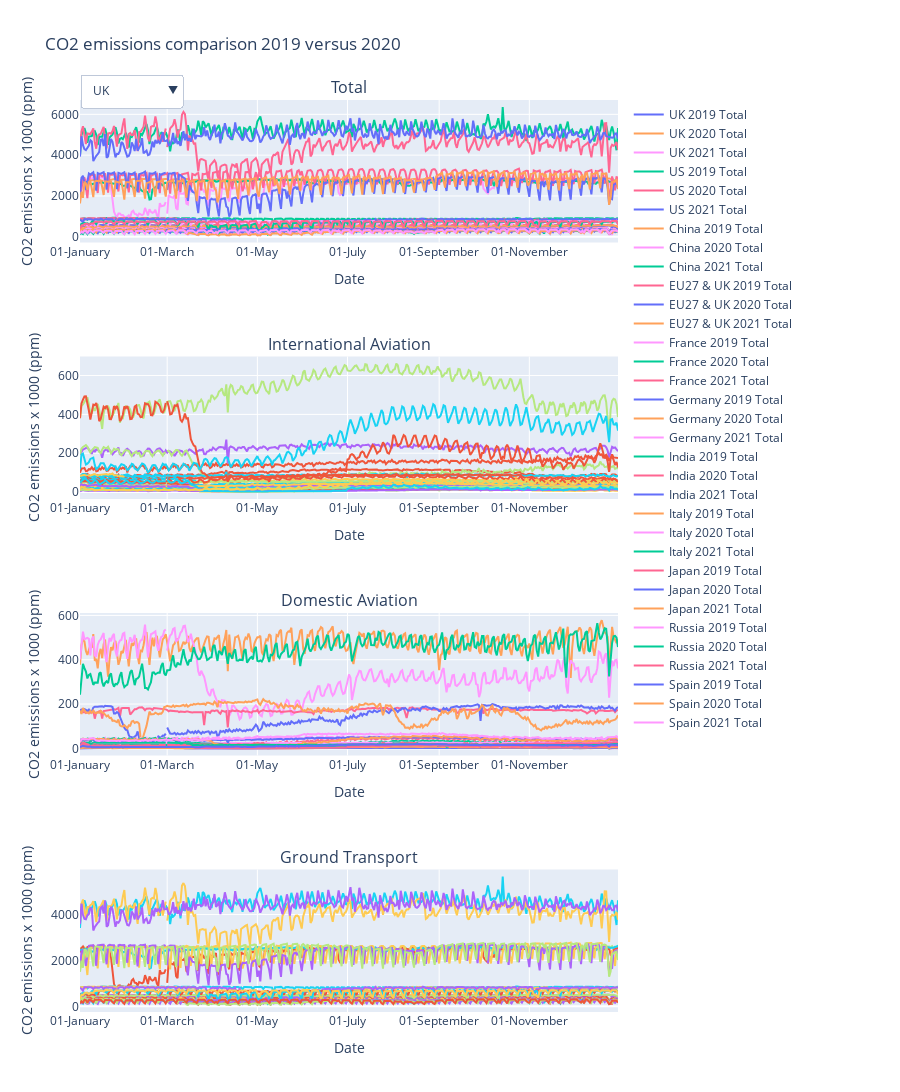

The cell this chart's notebook holds for it:
### Markdown cell above
Create figure met lines

### Code cell
fig = make_subplots(rows = 4, 
                    cols = 1,
                    subplot_titles = ('Total', 'International Aviation', 'Domestic Aviation', 'Ground Transport'))

# add traces for every combination of country, sector and year.

for k in Countries:
    for i in Years:
        z = Transport_Total[(Transport_Total.country == k) & (Transport_Total.year == i)]
        Int_Av = Transport_Sector[(Transport_Sector.country == k) & (Transport_Sector.year == i) & (Transport_Sector.sector == 'International Aviation')]
        Do_Av = Transport_Sector[(Transport_Sector.country == k) & (Transport_Sector.year == i) & (Transport_Sector.sector == 'Domestic Aviation')]
        Gr_Trans = Transport_Sector[(Transport_Sector.country == k) & (Transport_Sector.year == i) & (Transport_Sector.sector == 'Ground Transport')]
        lop = fig.add_traces(
                    [
                    go.Scatter(x=list(z.Date2),
                        y=list(z.co2),
                        name= k + ' ' + i + ' ' + 'Total',
                        visible = True,
                        legendgroup = 1),        
                    go.Scatter(x=list(Int_Av.Date2),
                            y=list(Int_Av.co2),
                            name= k + ' ' + i + ' ' + 'International Aviation',
                            visible = True,
                            legendgroup = 2),
                    go.Scatter(x=list(Do_Av.Date2),
                            y=list(Do_Av.co2),
                            name= k + ' ' + i + ' ' + 'Domestic Aviation',
                            visible = True,
                            legendgroup = 3),
                    go.Scatter(x=list(Gr_Trans.Date2),
                            y=list(Gr_Trans.co2),
                            name= k + ' ' + i + ' ' + 'Ground Transport',
                            visible = True,
                            legendgroup = 4)]
                , rows=list(range(1,5)), cols=[1,1,1,1]
                )

# create dropdown menu

list_updatemenus = []

for n, country in enumerate(Countries):
    visible = 4*[False] * len(Years) * len(Countries)
    try:
        for x in range(4*len(Years)):
            visible[4*len(Years)*n + x] = True
    except IndexError:
        continue
    temp_dict = dict(label = str(country),
                 method = 'update',
                 args = [{'visible': visible},
                         {'title': ('CO2 emissions comparison 2019 versus 2020 by sector in %s'% country)}])
    list_updatemenus.append(temp_dict)

fig.update_layout(updatemenus=list([dict(buttons= list_updatemenus)]))

# location of dropdown menu on plot

fig.update_layout(
    updatemenus=[
        dict(
            direction="down",
            pad={"r": 10, "t": 10},
            showactive=True,
            x=0,
            xanchor="left",
            y=1.04,
            yanchor="top"
        ),
    ]
)

# add height, title, labels etc. to figure

fig.update_layout(
    height = 1600,
    title_text = 'CO2 emissions comparison 2019 versus 2020',
    
    xaxis1_title = 'Date',
    xaxis2_title = 'Date',
    xaxis3_title = 'Date',
    xaxis4_title = 'Date',
    yaxis1_title = 'CO2 emissions x 1000 (ppm)',
    yaxis2_title = 'CO2 emissions x 1000 (ppm)',
    yaxis3_title = 'CO2 emissions x 1000 (ppm)',
    yaxis4_title = 'CO2 emissions x 1000 (ppm)',
    
    xaxis=dict(tickformat="%d-%B"),
                 xaxis2=dict(tickformat="%d-%B"),
                 xaxis3=dict(tickformat="%d-%B"),
                 xaxis4=dict(tickformat="%d-%B"),
    hovermode = 'x unified',
    legend_tracegroupgap = 340,
    )

# show figure
fig.show()

### Figure 1 — Plotly figure (JSON) as saved in the notebook; plotly's stock layout.template omitted (floating-point values rounded to 4 significant figures; data arrays with more than 128 entries replaced by an {"elided": "..."} marker saying what was removed)
{"data": [{"legendgroup": "1", "name": "UK 2019 Total", "type": "scatter", "visible": true, "x": {"elided": "365 str values"}, "xaxis": "x", "y": {"elided": "365 float values"}, "yaxis": "y"}, {"legendgroup": "2", "name": "UK 2019 International Aviation", "type": "scatter", "visible": true, "x": {"elided": "365 str values"}, "xaxis": "x2", "y": {"elided": "365 float values"}, "yaxis": "y2"}, {"legendgroup": "3", "name": "UK 2019 Domestic Aviation", "type": "scatter", "visible": true, "x": {"elided": "365 str values"}, "xaxis": "x3", "y": {"elided": "365 float values"}, "yaxis": "y3"}, {"legendgroup": "4", "name": "UK 2019 Ground Transport", "type": "scatter", "visible": true, "x": {"elided": "365 str values"}, "xaxis": "x4", "y": {"elided": "365 float values"}, "yaxis": "y4"}, {"legendgroup": "1", "name": "UK 2020 Total", "type": "scatter", "visible": true, "x": {"elided": "366 str values"}, "xaxis": "x", "y": {"elided": "366 float values"}, "yaxis": "y"}, {"legendgroup": "2", "name": "UK 2020 International Aviation", "type": "scatter", "visible": true, "x": {"elided": "366 str values"}, "xaxis": "x2", "y": {"elided": "366 float values"}, "yaxis": "y2"}, {"legendgroup": "3", "name": "UK 2020 Domestic Aviation", "type": "scatter", "visible": true, "x": {"elided": "366 str values"}, "xaxis": "x3", "y": {"elided": "366 float values"}, "yaxis": "y3"}, {"legendgroup": "4", "name": "UK 2020 Ground Transport", "type": "scatter", "visible": true, "x": {"elided": "366 str values"}, "xaxis": "x4", "y": {"elided": "366 float values"}, "yaxis": "y4"}, {"legendgroup": "1", "name": "UK 2021 Total", "type": "scatter", "visible": true, "x": {"elided": "365 str values"}, "xaxis": "x", "y": {"elided": "365 float values"}, "yaxis": "y"}, {"legendgroup": "2", "name": "UK 2021 International Aviation", "type": "scatter", "visible": true, "x": {"elided": "365 str values"}, "xaxis": "x2", "y": {"elided": "365 float values"}, "yaxis": "y2"}, {"legendgroup": "3", "name": "UK 2021 Domestic Aviation", "type": "scatter", "visible": true, "x": {"elided": "365 str values"}, "xaxis": "x3", "y": {"elided": "365 float values"}, "yaxis": "y3"}, {"legendgroup": "4", "name": "UK 2021 Ground Transport", "type": "scatter", "visible": true, "x": {"elided": "365 str values"}, "xaxis": "x4", "y": {"elided": "365 float values"}, "yaxis": "y4"}, {"legendgroup": "1", "name": "US 2019 Total", "type": "scatter", "visible": true, "x": {"elided": "365 str values"}, "xaxis": "x", "y": {"elided": "365 float values"}, "yaxis": "y"}, {"legendgroup": "2", "name": "US 2019 International Aviation", "type": "scatter", "visible": true, "x": {"elided": "365 str values"}, "xaxis": "x2", "y": {"elided": "365 float values"}, "yaxis": "y2"}, {"legendgroup": "3", "name": "US 2019 Domestic Aviation", "type": "scatter", "visible": true, "x": {"elided": "365 str values"}, "xaxis": "x3", "y": {"elided": "365 float values"}, "yaxis": "y3"}, {"legendgroup": "4", "name": "US 2019 Ground Transport", "type": "scatter", "visible": true, "x": {"elided": "365 str values"}, "xaxis": "x4", "y": {"elided": "365 float values"}, "yaxis": "y4"}, {"legendgroup": "1", "name": "US 2020 Total", "type": "scatter", "visible": true, "x": {"elided": "366 str values"}, "xaxis": "x", "y": {"elided": "366 float values"}, "yaxis": "y"}, {"legendgroup": "2", "name": "US 2020 International Aviation", "type": "scatter", "visible": true, "x": {"elided": "366 str values"}, "xaxis": "x2", "y": {"elided": "366 float values"}, "yaxis": "y2"}, {"legendgroup": "3", "name": "US 2020 Domestic Aviation", "type": "scatter", "visible": true, "x": {"elided": "366 str values"}, "xaxis": "x3", "y": {"elided": "366 float values"}, "yaxis": "y3"}, {"legendgroup": "4", "name": "US 2020 Ground Transport", "type": "scatter", "visible": true, "x": {"elided": "366 str values"}, "xaxis": "x4", "y": {"elided": "366 float values"}, "yaxis": "y4"}, {"legendgroup": "1", "name": "US 2021 Total", "type": "scatter", "visible": true, "x": {"elided": "365 str values"}, "xaxis": "x", "y": {"elided": "365 float values"}, "yaxis": "y"}, {"legendgroup": "2", "name": "US 2021 International Aviation", "type": "scatter", "visible": true, "x": {"elided": "365 str values"}, "xaxis": "x2", "y": {"elided": "365 float values"}, "yaxis": "y2"}, {"legendgroup": "3", "name": "US 2021 Domestic Aviation", "type": "scatter", "visible": true, "x": {"elided": "365 str values"}, "xaxis": "x3", "y": {"elided": "365 float values"}, "yaxis": "y3"}, {"legendgroup": "4", "name": "US 2021 Ground Transport", "type": "scatter", "visible": true, "x": {"elided": "365 str values"}, "xaxis": "x4", "y": {"elided": "365 float values"}, "yaxis": "y4"}, {"legendgroup": "1", "name": "China 2019 Total", "type": "scatter", "visible": true, "x": {"elided": "365 str values"}, "xaxis": "x", "y": {"elided": "365 float values"}, "yaxis": "y"}, {"legendgroup": "2", "name": "China 2019 International Aviation", "type": "scatter", "visible": true, "x": {"elided": "365 str values"}, "xaxis": "x2", "y": {"elided": "365 float values"}, "yaxis": "y2"}, {"legendgroup": "3", "name": "China 2019 Domestic Aviation", "type": "scatter", "visible": true, "x": {"elided": "365 str values"}, "xaxis": "x3", "y": {"elided": "365 float values"}, "yaxis": "y3"}, {"legendgroup": "4", "name": "China 2019 Ground Transport", "type": "scatter", "visible": true, "x": {"elided": "365 str values"}, "xaxis": "x4", "y": {"elided": "365 float values"}, "yaxis": "y4"}, {"legendgroup": "1", "name": "China 2020 Total", "type": "scatter", "visible": true, "x": {"elided": "366 str values"}, "xaxis": "x", "y": {"elided": "366 float values"}, "yaxis": "y"}, {"legendgroup": "2", "name": "China 2020 International Aviation", "type": "scatter", "visible": true, "x": {"elided": "366 str values"}, "xaxis": "x2", "y": {"elided": "366 float values"}, "yaxis": "y2"}, {"legendgroup": "3", "name": "China 2020 Domestic Aviation", "type": "scatter", "visible": true, "x": {"elided": "366 str values"}, "xaxis": "x3", "y": {"elided": "366 float values"}, "yaxis": "y3"}, {"legendgroup": "4", "name": "China 2020 Ground Transport", "type": "scatter", "visible": true, "x": {"elided": "366 str values"}, "xaxis": "x4", "y": {"elided": "366 float values"}, "yaxis": "y4"}, {"legendgroup": "1", "name": "China 2021 Total", "type": "scatter", "visible": true, "x": {"elided": "365 str values"}, "xaxis": "x", "y": {"elided": "365 float values"}, "yaxis": "y"}, {"legendgroup": "2", "name": "China 2021 International Aviation", "type": "scatter", "visible": true, "x": {"elided": "365 str values"}, "xaxis": "x2", "y": {"elided": "365 float values"}, "yaxis": "y2"}, {"legendgroup": "3", "name": "China 2021 Domestic Aviation", "type": "scatter", "visible": true, "x": {"elided": "365 str values"}, "xaxis": "x3", "y": {"elided": "365 float values"}, "yaxis": "y3"}, {"legendgroup": "4", "name": "China 2021 Ground Transport", "type": "scatter", "visible": true, "x": {"elided": "365 str values"}, "xaxis": "x4", "y": {"elided": "365 float values"}, "yaxis": "y4"}, {"legendgroup": "1", "name": "EU27 & UK 2019 Total", "type": "scatter", "visible": true, "x": {"elided": "365 str values"}, "xaxis": "x", "y": {"elided": "365 float values"}, "yaxis": "y"}, {"legendgroup": "2", "name": "EU27 & UK 2019 International Aviation", "type": "scatter", "visible": true, "x": {"elided": "365 str values"}, "xaxis": "x2", "y": {"elided": "365 float values"}, "yaxis": "y2"}, {"legendgroup": "3", "name": "EU27 & UK 2019 Domestic Aviation", "type": "scatter", "visible": true, "x": {"elided": "365 str values"}, "xaxis": "x3", "y": {"elided": "365 float values"}, "yaxis": "y3"}, {"legendgroup": "4", "name": "EU27 & UK 2019 Ground Transport", "type": "scatter", "visible": true, "x": {"elided": "365 str values"}, "xaxis": "x4", "y": {"elided": "365 float values"}, "yaxis": "y4"}, {"legendgroup": "1", "name": "EU27 & UK 2020 Total", "type": "scatter", "visible": true, "x": {"elided": "366 str values"}, "xaxis": "x", "y": {"elided": "366 float values"}, "yaxis": "y"}, {"legendgroup": "2", "name": "EU27 & UK 2020 International Aviation", "type": "scatter", "visible": true, "x": {"elided": "366 str values"}, "xaxis": "x2", "y": {"elided": "366 float values"}, "yaxis": "y2"}, {"legendgroup": "3", "name": "EU27 & UK 2020 Domestic Aviation", "type": "scatter", "visible": true, "x": {"elided": "366 str values"}, "xaxis": "x3", "y": {"elided": "366 float values"}, "yaxis": "y3"}, {"legendgroup": "4", "name": "EU27 & UK 2020 Ground Transport", "type": "scatter", "visible": true, "x": {"elided": "366 str values"}, "xaxis": "x4", "y": {"elided": "366 float values"}, "yaxis": "y4"}, {"legendgroup": "1", "name": "EU27 & UK 2021 Total", "type": "scatter", "visible": true, "x": {"elided": "365 str values"}, "xaxis": "x", "y": {"elided": "365 float values"}, "yaxis": "y"}, {"legendgroup": "2", "name": "EU27 & UK 2021 International Aviation", "type": "scatter", "visible": true, "x": {"elided": "365 str values"}, "xaxis": "x2", "y": {"elided": "365 float values"}, "yaxis": "y2"}, {"legendgroup": "3", "name": "EU27 & UK 2021 Domestic Aviation", "type": "scatter", "visible": true, "x": {"elided": "365 str values"}, "xaxis": "x3", "y": {"elided": "365 float values"}, "yaxis": "y3"}, {"legendgroup": "4", "name": "EU27 & UK 2021 Ground Transport", "type": "scatter", "visible": true, "x": {"elided": "365 str values"}, "xaxis": "x4", "y": {"elided": "365 float values"}, "yaxis": "y4"}, {"legendgroup": "1", "name": "France 2019 Total", "type": "scatter", "visible": true, "x": {"elided": "365 str values"}, "xaxis": "x", "y": {"elided": "365 float values"}, "yaxis": "y"}, {"legendgroup": "2", "name": "France 2019 International Aviation", "type": "scatter", "visible": true, "x": {"elided": "365 str values"}, "xaxis": "x2", "y": {"elided": "365 float values"}, "yaxis": "y2"}, {"legendgroup": "3", "name": "France 2019 Domestic Aviation", "type": "scatter", "visible": true, "x": {"elided": "365 str values"}, "xaxis": "x3", "y": {"elided": "365 float values"}, "yaxis": "y3"}, {"legendgroup": "4", "name": "France 2019 Ground Transport", "type": "scatter", "visible": true, "x": {"elided": "365 str values"}, "xaxis": "x4", "y": {"elided": "365 float values"}, "yaxis": "y4"}, {"legendgroup": "1", "name": "France 2020 Total", "type": "scatter", "visible": true, "x": {"elided": "366 str values"}, "xaxis": "x", "y": {"elided": "366 float values"}, "yaxis": "y"}, {"legendgroup": "2", "name": "France 2020 International Aviation", "type": "scatter", "visible": true, "x": {"elided": "366 str values"}, "xaxis": "x2", "y": {"elided": "366 float values"}, "yaxis": "y2"}, {"legendgroup": "3", "name": "France 2020 Domestic Aviation", "type": "scatter", "visible": true, "x": {"elided": "366 str values"}, "xaxis": "x3", "y": {"elided": "366 float values"}, "yaxis": "y3"}, {"legendgroup": "4", "name": "France 2020 Ground Transport", "type": "scatter", "visible": true, "x": {"elided": "366 str values"}, "xaxis": "x4", "y": {"elided": "366 float values"}, "yaxis": "y4"}, {"legendgroup": "1", "name": "France 2021 Total", "type": "scatter", "visible": true, "x": {"elided": "365 str values"}, "xaxis": "x", "y": {"elided": "365 float values"}, "yaxis": "y"}, {"legendgroup": "2", "name": "France 2021 International Aviation", "type": "scatter", "visible": true, "x": {"elided": "365 str values"}, "xaxis": "x2", "y": {"elided": "365 float values"}, "yaxis": "y2"}, {"legendgroup": "3", "name": "France 2021 Domestic Aviation", "type": "scatter", "visible": true, "x": {"elided": "365 str values"}, "xaxis": "x3", "y": {"elided": "365 float values"}, "yaxis": "y3"}, {"legendgroup": "4", "name": "France 2021 Ground Transport", "type": "scatter", "visible": true, "x": {"elided": "365 str values"}, "xaxis": "x4", "y": {"elided": "365 float values"}, "yaxis": "y4"}, {"legendgroup": "1", "name": "Germany 2019 Total", "type": "scatter", "visible": true, "x": {"elided": "365 str values"}, "xaxis": "x", "y": {"elided": "365 float values"}, "yaxis": "y"}, {"legendgroup": "2", "name": "Germany 2019 International Aviation", "type": "scatter", "visible": true, "x": {"elided": "365 str values"}, "xaxis": "x2", "y": {"elided": "365 float values"}, "yaxis": "y2"}, {"legendgroup": "3", "name": "Germany 2019 Domestic Aviation", "type": "scatter", "visible": true, "x": {"elided": "365 str values"}, "xaxis": "x3", "y": {"elided": "365 float values"}, "yaxis": "y3"}, {"legendgroup": "4", "name": "Germany 2019 Ground Transport", "type": "scatter", "visible": true, "x": {"elided": "365 str values"}, "xaxis": "x4", "y": {"elided": "365 float values"}, "yaxis": "y4"}, {"legendgroup": "1", "name": "Germany 2020 Total", "type": "scatter", "visible": true, "x": {"elided": "366 str values"}, "xaxis": "x", "y": {"elided": "366 float values"}, "yaxis": "y"}, {"legendgroup": "2", "name": "Germany 2020 International Aviation", "type": "scatter", "visible": true, "x": {"elided": "366 str values"}, "xaxis": "x2", "y": {"elided": "366 float values"}, "yaxis": "y2"}, {"legendgroup": "3", "name": "Germany 2020 Domestic Aviation", "type": "scatter", "visible": true, "x": {"elided": "366 str values"}, "xaxis": "x3", "y": {"elided": "366 float values"}, "yaxis": "y3"}, {"legendgroup": "4", "name": "Germany 2020 Ground Transport", "type": "scatter", "visible": true, "x": {"elided": "366 str values"}, "xaxis": "x4", "y": {"elided": "366 float values"}, "yaxis": "y4"}, {"legendgroup": "1", "name": "Germany 2021 Total", "type": "scatter", "visible": true, "x": {"elided": "365 str values"}, "xaxis": "x", "y": {"elided": "365 float values"}, "yaxis": "y"}, {"legendgroup": "2", "name": "Germany 2021 International Aviation", "type": "scatter", "visible": true, "x": {"elided": "365 str values"}, "xaxis": "x2", "y": {"elided": "365 float values"}, "yaxis": "y2"}, {"legendgroup": "3", "name": "Germany 2021 Domestic Aviation", "type": "scatter", "visible": true, "x": {"elided": "365 str values"}, "xaxis": "x3", "y": {"elided": "365 float values"}, "yaxis": "y3"}, {"legendgroup": "4", "name": "Germany 2021 Ground Transport", "type": "scatter", "visible": true, "x": {"elided": "365 str values"}, "xaxis": "x4", "y": {"elided": "365 float values"}, "yaxis": "y4"}, {"legendgroup": "1", "name": "India 2019 Total", "type": "scatter", "visible": true, "x": {"elided": "365 str values"}, "xaxis": "x", "y": {"elided": "365 float values"}, "yaxis": "y"}, {"legendgroup": "2", "name": "India 2019 International Aviation", "type": "scatter", "visible": true, "x": {"elided": "365 str values"}, "xaxis": "x2", "y": {"elided": "365 float values"}, "yaxis": "y2"}, {"legendgroup": "3", "name": "India 2019 Domestic Aviation", "type": "scatter", "visible": true, "x": {"elided": "365 str values"}, "xaxis": "x3", "y": {"elided": "365 float values"}, "yaxis": "y3"}, {"legendgroup": "4", "name": "India 2019 Ground Transport", "type": "scatter", "visible": true, "x": {"elided": "365 str values"}, "xaxis": "x4", "y": {"elided": "365 float values"}, "yaxis": "y4"}, {"legendgroup": "1", "name": "India 2020 Total", "type": "scatter", "visible": true, "x": {"elided": "366 str values"}, "xaxis": "x", "y": {"elided": "366 float values"}, "yaxis": "y"}, {"legendgroup": "2", "name": "India 2020 International Aviation", "type": "scatter", "visible": true, "x": {"elided": "366 str values"}, "xaxis": "x2", "y": {"elided": "366 float values"}, "yaxis": "y2"}, {"legendgroup": "3", "name": "India 2020 Domestic Aviation", "type": "scatter", "visible": true, "x": {"elided": "366 str values"}, "xaxis": "x3", "y": {"elided": "366 float values"}, "yaxis": "y3"}, {"legendgroup": "4", "name": "India 2020 Ground Transport", "type": "scatter", "visible": true, "x": {"elided": "366 str values"}, "xaxis": "x4", "y": {"elided": "366 float values"}, "yaxis": "y4"}, {"legendgroup": "1", "name": "India 2021 Total", "type": "scatter", "visible": true, "x": {"elided": "365 str values"}, "xaxis": "x", "y": {"elided": "365 float values"}, "yaxis": "y"}, {"legendgroup": "2", "name": "India 2021 International Aviation", "type": "scatter", "visible": true, "x": {"elided": "365 str values"}, "xaxis": "x2", "y": {"elided": "365 float values"}, "yaxis": "y2"}, {"legendgroup": "3", "name": "India 2021 Domestic Aviation", "type": "scatter", "visible": true, "x": {"elided": "365 str values"}, "xaxis": "x3", "y": {"elided": "365 float values"}, "yaxis": "y3"}, {"legendgroup": "4", "name": "India 2021 Ground Transport", "type": "scatter", "visible": true, "x": {"elided": "365 str values"}, "xaxis": "x4", "y": {"elided": "365 float values"}, "yaxis": "y4"}, {"legendgroup": "1", "name": "Italy 2019 Total", "type": "scatter", "visible": true, "x": {"elided": "365 str values"}, "xaxis": "x", "y": {"elided": "365 float values"}, "yaxis": "y"}, {"legendgroup": "2", "name": "Italy 2019 International Aviation", "type": "scatter", "visible": true, "x": {"elided": "365 str values"}, "xaxis": "x2", "y": {"elided": "365 float values"}, "yaxis": "y2"}, {"legendgroup": "3", "name": "Italy 2019 Domestic Aviation", "type": "scatter", "visible": true, "x": {"elided": "365 str values"}, "xaxis": "x3", "y": {"elided": "365 float values"}, "yaxis": "y3"}, {"legendgroup": "4", "name": "Italy 2019 Ground Transport", "type": "scatter", "visible": true, "x": {"elided": "365 str values"}, "xaxis": "x4", "y": {"elided": "365 float values"}, "yaxis": "y4"}, {"legendgroup": "1", "name": "Italy 2020 Total", "type": "scatter", "visible": true, "x": {"elided": "366 str values"}, "xaxis": "x", "y": {"elided": "366 float values"}, "yaxis": "y"}, {"legendgroup": "2", "name": "Italy 2020 International Aviation", "type": "scatter", "visible": true, "x": {"elided": "366 str values"}, "xaxis": "x2", "y": {"elided": "366 float values"}, "yaxis": "y2"}, {"legendgroup": "3", "name": "Italy 2020 Domestic Aviation", "type": "scatter", "visible": true, "x": {"elided": "366 str values"}, "xaxis": "x3", "y": {"elided": "366 float values"}, "yaxis": "y3"}, {"legendgroup": "4", "name": "Italy 2020 Ground Transport", "type": "scatter", "visible": true, "x": {"elided": "366 str values"}, "xaxis": "x4", "y": {"elided": "366 float values"}, "yaxis": "y4"}, {"legendgroup": "1", "name": "Italy 2021 Total", "type": "scatter", "visible": true, "x": {"elided": "365 str values"}, "xaxis": "x", "y": {"elided": "365 float values"}, "yaxis": "y"}, {"legendgroup": "2", "name": "Italy 2021 International Aviation", "type": "scatter", "visible": true, "x": {"elided": "365 str values"}, "xaxis": "x2", "y": {"elided": "365 float values"}, "yaxis": "y2"}, {"legendgroup": "3", "name": "Italy 2021 Domestic Aviation", "type": "scatter", "visible": true, "x": {"elided": "365 str values"}, "xaxis": "x3", "y": {"elided": "365 float values"}, "yaxis": "y3"}, {"legendgroup": "4", "name": "Italy 2021 Ground Transport", "type": "scatter", "visible": true, "x": {"elided": "365 str values"}, "xaxis": "x4", "y": {"elided": "365 float values"}, "yaxis": "y4"}, {"legendgroup": "1", "name": "Japan 2019 Total", "type": "scatter", "visible": true, "x": {"elided": "365 str values"}, "xaxis": "x", "y": {"elided": "365 float values"}, "yaxis": "y"}, {"legendgroup": "2", "name": "Japan 2019 International Aviation", "type": "scatter", "visible": true, "x": {"elided": "365 str values"}, "xaxis": "x2", "y": {"elided": "365 float values"}, "yaxis": "y2"}, {"legendgroup": "3", "name": "Japan 2019 Domestic Aviation", "type": "scatter", "visible": true, "x": {"elided": "365 str values"}, "xaxis": "x3", "y": {"elided": "365 float values"}, "yaxis": "y3"}, {"legendgroup": "4", "name": "Japan 2019 Ground Transport", "type": "scatter", "visible": true, "x": {"elided": "365 str values"}, "xaxis": "x4", "y": {"elided": "365 float values"}, "yaxis": "y4"}, {"legendgroup": "1", "name": "Japan 2020 Total", "type": "scatter", "visible": true, "x": {"elided": "366 str values"}, "xaxis": "x", "y": {"elided": "366 float values"}, "yaxis": "y"}, {"legendgroup": "2", "name": "Japan 2020 International Aviation", "type": "scatter", "visible": true, "x": {"elided": "366 str values"}, "xaxis": "x2", "y": {"elided": "366 float values"}, "yaxis": "y2"}, {"legendgroup": "3", "name": "Japan 2020 Domestic Aviation", "type": "scatter", "visible": true, "x": {"elided": "366 str values"}, "xaxis": "x3", "y": {"elided": "366 float values"}, "yaxis": "y3"}, {"legendgroup": "4", "name": "Japan 2020 Ground Transport", "type": "scatter", "visible": true, "x": {"elided": "366 str values"}, "xaxis": "x4", "y": {"elided": "366 float values"}, "yaxis": "y4"}, {"legendgroup": "1", "name": "Japan 2021 Total", "type": "scatter", "visible": true, "x": {"elided": "365 str values"}, "xaxis": "x", "y": {"elided": "365 float values"}, "yaxis": "y"}, {"legendgroup": "2", "name": "Japan 2021 International Aviation", "type": "scatter", "visible": true, "x": {"elided": "365 str values"}, "xaxis": "x2", "y": {"elided": "365 float values"}, "yaxis": "y2"}, {"legendgroup": "3", "name": "Japan 2021 Domestic Aviation", "type": "scatter", "visible": true, "x": {"elided": "365 str values"}, "xaxis": "x3", "y": {"elided": "365 float values"}, "yaxis": "y3"}, {"legendgroup": "4", "name": "Japan 2021 Ground Transport", "type": "scatter", "visible": true, "x": {"elided": "365 str values"}, "xaxis": "x4", "y": {"elided": "365 float values"}, "yaxis": "y4"}, {"legendgroup": "1", "name": "Russia 2019 Total", "type": "scatter", "visible": true, "x": {"elided": "365 str values"}, "xaxis": "x", "y": {"elided": "365 float values"}, "yaxis": "y"}, {"legendgroup": "2", "name": "Russia 2019 International Aviation", "type": "scatter", "visible": true, "x": {"elided": "365 str values"}, "xaxis": "x2", "y": {"elided": "365 float values"}, "yaxis": "y2"}, {"legendgroup": "3", "name": "Russia 2019 Domestic Aviation", "type": "scatter", "visible": true, "x": {"elided": "365 str values"}, "xaxis": "x3", "y": {"elided": "365 float values"}, "yaxis": "y3"}, {"legendgroup": "4", "name": "Russia 2019 Ground Transport", "type": "scatter", "visible": true, "x": {"elided": "365 str values"}, "xaxis": "x4", "y": {"elided": "365 float values"}, "yaxis": "y4"}, {"legendgroup": "1", "name": "Russia 2020 Total", "type": "scatter", "visible": true, "x": {"elided": "366 str values"}, "xaxis": "x", "y": {"elided": "366 float values"}, "yaxis": "y"}, {"legendgroup": "2", "name": "Russia 2020 International Aviation", "type": "scatter", "visible": true, "x": {"elided": "366 str values"}, "xaxis": "x2", "y": {"elided": "366 float values"}, "yaxis": "y2"}, {"legendgroup": "3", "name": "Russia 2020 Domestic Aviation", "type": "scatter", "visible": true, "x": {"elided": "366 str values"}, "xaxis": "x3", "y": {"elided": "366 float values"}, "yaxis": "y3"}, {"legendgroup": "4", "name": "Russia 2020 Ground Transport", "type": "scatter", "visible": true, "x": {"elided": "366 str values"}, "xaxis": "x4", "y": {"elided": "366 float values"}, "yaxis": "y4"}, {"legendgroup": "1", "name": "Russia 2021 Total", "type": "scatter", "visible": true, "x": {"elided": "365 str values"}, "xaxis": "x", "y": {"elided": "365 float values"}, "yaxis": "y"}, {"legendgroup": "2", "name": "Russia 2021 International Aviation", "type": "scatter", "visible": true, "x": {"elided": "365 str values"}, "xaxis": "x2", "y": {"elided": "365 float values"}, "yaxis": "y2"}, {"legendgroup": "3", "name": "Russia 2021 Domestic Aviation", "type": "scatter", "visible": true, "x": {"elided": "365 str values"}, "xaxis": "x3", "y": {"elided": "365 float values"}, "yaxis": "y3"}, {"legendgroup": "4", "name": "Russia 2021 Ground Transport", "type": "scatter", "visible": true, "x": {"elided": "365 str values"}, "xaxis": "x4", "y": {"elided": "365 float values"}, "yaxis": "y4"}, {"legendgroup": "1", "name": "Spain 2019 Total", "type": "scatter", "visible": true, "x": {"elided": "365 str values"}, "xaxis": "x", "y": {"elided": "365 float values"}, "yaxis": "y"}, {"legendgroup": "2", "name": "Spain 2019 International Aviation", "type": "scatter", "visible": true, "x": {"elided": "365 str values"}, "xaxis": "x2", "y": {"elided": "365 float values"}, "yaxis": "y2"}, {"legendgroup": "3", "name": "Spain 2019 Domestic Aviation", "type": "scatter", "visible": true, "x": {"elided": "365 str values"}, "xaxis": "x3", "y": {"elided": "365 float values"}, "yaxis": "y3"}, {"legendgroup": "4", "name": "Spain 2019 Ground Transport", "type": "scatter", "visible": true, "x": {"elided": "365 str values"}, "xaxis": "x4", "y": {"elided": "365 float values"}, "yaxis": "y4"}, {"legendgroup": "1", "name": "Spain 2020 Total", "type": "scatter", "visible": true, "x": {"elided": "366 str values"}, "xaxis": "x", "y": {"elided": "366 float values"}, "yaxis": "y"}, {"legendgroup": "2", "name": "Spain 2020 International Aviation", "type": "scatter", "visible": true, "x": {"elided": "366 str values"}, "xaxis": "x2", "y": {"elided": "366 float values"}, "yaxis": "y2"}, {"legendgroup": "3", "name": "Spain 2020 Domestic Aviation", "type": "scatter", "visible": true, "x": {"elided": "366 str values"}, "xaxis": "x3", "y": {"elided": "366 float values"}, "yaxis": "y3"}, {"legendgroup": "4", "name": "Spain 2020 Ground Transport", "type": "scatter", "visible": true, "x": {"elided": "366 str values"}, "xaxis": "x4", "y": {"elided": "366 float values"}, "yaxis": "y4"}, {"legendgroup": "1", "name": "Spain 2021 Total", "type": "scatter", "visible": true, "x": {"elided": "365 str values"}, "xaxis": "x", "y": {"elided": "365 float values"}, "yaxis": "y"}, {"legendgroup": "2", "name": "Spain 2021 International Aviation", "type": "scatter", "visible": true, "x": {"elided": "365 str values"}, "xaxis": "x2", "y": {"elided": "365 float values"}, "yaxis": "y2"}, {"legendgroup": "3", "name": "Spain 2021 Domestic Aviation", "type": "scatter", "visible": true, "x": {"elided": "365 str values"}, "xaxis": "x3", "y": {"elided": "365 float values"}, "yaxis": "y3"}, {"legendgroup": "4", "name": "Spain 2021 Ground Transport", "type": "scatter", "visible": true, "x": {"elided": "365 str values"}, "xaxis": "x4", "y": {"elided": "365 float values"}, "yaxis": "y4"}], "layout": {"annotations": [{"font": {"size": 16}, "showarrow": false, "text": "Total", "x": 0.5, "xanchor": "center", "xref": "paper", "y": 1, "yanchor": "bottom", "yref": "paper"}, {"font": {"size": 16}, "showarrow": false, "text": "International Aviation", "x": 0.5, "xanchor": "center", "xref": "paper", "y": 0.7188, "yanchor": "bottom", "yref": "paper"}, {"font": {"size": 16}, "showarrow": false, "text": "Domestic Aviation", "x": 0.5, "xanchor": "center", "xref": "paper", "y": 0.4375, "yanchor": "bottom", "yref": "paper"}, {"font": {"size": 16}, "showarrow": false, "text": "Ground Transport", "x": 0.5, "xanchor": "center", "xref": "paper", "y": 0.1562, "yanchor": "bottom", "yref": "paper"}], "height": 1600, "hovermode": "x unified", "legend": {"tracegroupgap": 340}, "title": {"text": "CO2 emissions comparison 2019 versus 2020"}, "updatemenus": [{"buttons": [{"args": [{"visible": {"elided": "132 bool values"}}, {"title": "CO2 emissions comparison 2019 versus 2020 by sector in UK"}], "label": "UK", "method": "update"}, {"args": [{"visible": {"elided": "132 bool values"}}, {"title": "CO2 emissions comparison 2019 versus 2020 by sector in US"}], "label": "US", "method": "update"}, {"args": [{"visible": {"elided": "132 bool values"}}, {"title": "CO2 emissions comparison 2019 versus 2020 by sector in China"}], "label": "China", "method": "update"}, {"args": [{"visible": {"elided": "132 bool values"}}, {"title": "CO2 emissions comparison 2019 versus 2020 by sector in EU27 & UK"}], "label": "EU27 & UK", "method": "update"}, {"args": [{"visible": {"elided": "132 bool values"}}, {"title": "CO2 emissions comparison 2019 versus 2020 by sector in France"}], "label": "France", "method": "update"}, {"args": [{"visible": {"elided": "132 bool values"}}, {"title": "CO2 emissions comparison 2019 versus 2020 by sector in Germany"}], "label": "Germany", "method": "update"}, {"args": [{"visible": {"elided": "132 bool values"}}, {"title": "CO2 emissions comparison 2019 versus 2020 by sector in India"}], "label": "India", "method": "update"}, {"args": [{"visible": {"elided": "132 bool values"}}, {"title": "CO2 emissions comparison 2019 versus 2020 by sector in Italy"}], "label": "Italy", "method": "update"}, {"args": [{"visible": {"elided": "132 bool values"}}, {"title": "CO2 emissions comparison 2019 versus 2020 by sector in Japan"}], "label": "Japan", "method": "update"}, {"args": [{"visible": {"elided": "132 bool values"}}, {"title": "CO2 emissions comparison 2019 versus 2020 by sector in Russia"}], "label": "Russia", "method": "update"}, {"args": [{"visible": {"elided": "132 bool values"}}, {"title": "CO2 emissions comparison 2019 versus 2020 by sector in Spain"}], "label": "Spain", "method": "update"}], "direction": "down", "pad": {"r": 10, "t": 10}, "showactive": true, "x": 0, "xanchor": "left", "y": 1.04, "yanchor": "top"}], "xaxis": {"anchor": "y", "domain": [0, 1], "tickformat": "%d-%B", "title": {"text": "Date"}}, "xaxis2": {"anchor": "y2", "domain": [0, 1], "tickformat": "%d-%B", "title": {"text": "Date"}}, "xaxis3": {"anchor": "y3", "domain": [0, 1], "tickformat": "%d-%B", "title": {"text": "Date"}}, "xaxis4": {"anchor": "y4", "domain": [0, 1], "tickformat": "%d-%B", "title": {"text": "Date"}}, "yaxis": {"anchor": "x", "domain": [0.8438, 1], "title": {"text": "CO2 emissions x 1000 (ppm)"}}, "yaxis2": {"anchor": "x2", "domain": [0.5625, 0.7188], "title": {"text": "CO2 emissions x 1000 (ppm)"}}, "yaxis3": {"anchor": "x3", "domain": [0.2812, 0.4375], "title": {"text": "CO2 emissions x 1000 (ppm)"}}, "yaxis4": {"anchor": "x4", "domain": [0, 0.1562], "title": {"text": "CO2 emissions x 1000 (ppm)"}}}}
